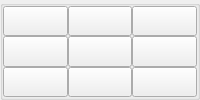
     <widget class="QGroupBox" name="groupBox_8">
      <property name="sizePolicy">
       <sizepolicy hsizetype="Expanding" vsizetype="Expanding">
        <horstretch>0</horstretch>
        <verstretch>0</verstretch>
       </sizepolicy>
      </property>
      <property name="title">
       <string/>
      </property>
      <layout class="QGridLayout" name="gridLayout_18">
       <property name="leftMargin">
        <number>0</number>
       </property>
       <property name="topMargin">
        <number>0</number>
       </property>
       <property name="rightMargin">
        <number>0</number>
       </property>
       <property name="bottomMargin">
        <number>0</number>
       </property>
       <property name="spacing">
        <number>0</number>
       </property>
       <item row="0" column="1">
        <widget class="QPushButton" name="pushButton_8_2">
         <property name="sizePolicy">
          <sizepolicy hsizetype="Expanding" vsizetype="Expanding">
           <horstretch>0</horstretch>
           <verstretch>0</verstretch>
          </sizepolicy>
         </property>
         <property name="text">
          <string/>
         </property>
        </widget>
       </item>
       <item row="2" column="1">
        <widget class="QPushButton" name="pushButton_8_8">
         <property name="sizePolicy">
          <sizepolicy hsizetype="Expanding" vsizetype="Expanding">
           <horstretch>0</horstretch>
           <verstretch>0</verstretch>
          </sizepolicy>
         </property>
         <property name="text">
          <string/>
         </property>
        </widget>
       </item>
       <item row="0" column="0">
        <widget class="QPushButton" name="pushButton_8_1">
         <property name="sizePolicy">
          <sizepolicy hsizetype="Expanding" vsizetype="Expanding">
           <horstretch>0</horstretch>
           <verstretch>0</verstretch>
          </sizepolicy>
         </property>
         <property name="text">
          <string/>
         </property>
        </widget>
       </item>
       <item row="2" column="2">
        <widget class="QPushButton" name="pushButton_8_9">
         <property name="sizePolicy">
          <sizepolicy hsizetype="Expanding" vsizetype="Expanding">
           <horstretch>0</horstretch>
           <verstretch>0</verstretch>
          </sizepolicy>
         </property>
         <property name="text">
          <string/>
         </property>
        </widget>
       </item>
       <item row="0" column="2">
        <widget class="QPushButton" name="pushButton_8_3">
         <property name="sizePolicy">
          <sizepolicy hsizetype="Expanding" vsizetype="Expanding">
           <horstretch>0</horstretch>
           <verstretch>0</verstretch>
          </sizepolicy>
         </property>
         <property name="text">
          <string/>
         </property>
        </widget>
       </item>
       <item row="2" column="0">
        <widget class="QPushButton" name="pushButton_8_7">
         <property name="sizePolicy">
          <sizepolicy hsizetype="Expanding" vsizetype="Expanding">
           <horstretch>0</horstretch>
           <verstretch>0</verstretch>
          </sizepolicy>
         </property>
         <property name="text">
          <string/>
         </property>
        </widget>
       </item>
       <item row="1" column="2">
        <widget class="QPushButton" name="pushButton_8_6">
         <property name="sizePolicy">
          <sizepolicy hsizetype="Expanding" vsizetype="Expanding">
           <horstretch>0</horstretch>
           <verstretch>0</verstretch>
          </sizepolicy>
         </property>
         <property name="text">
          <string/>
         </property>
        </widget>
       </item>
       <item row="1" column="0">
        <widget class="QPushButton" name="pushButton_8_4">
         <property name="sizePolicy">
          <sizepolicy hsizetype="Expanding" vsizetype="Expanding">
           <horstretch>0</horstretch>
           <verstretch>0</verstretch>
          </sizepolicy>
         </property>
         <property name="text">
          <string/>
         </property>
        </widget>
       </item>
       <item row="1" column="1">
        <widget class="QPushButton" name="pushButton_8_5">
         <property name="sizePolicy">
          <sizepolicy hsizetype="Expanding" vsizetype="Expanding">
           <horstretch>0</horstretch>
           <verstretch>0</verstretch>
          </sizepolicy>
         </property>
         <property name="text">
          <string/>
         </property>
        </widget>
       </item>
      </layout>
     </widget>
